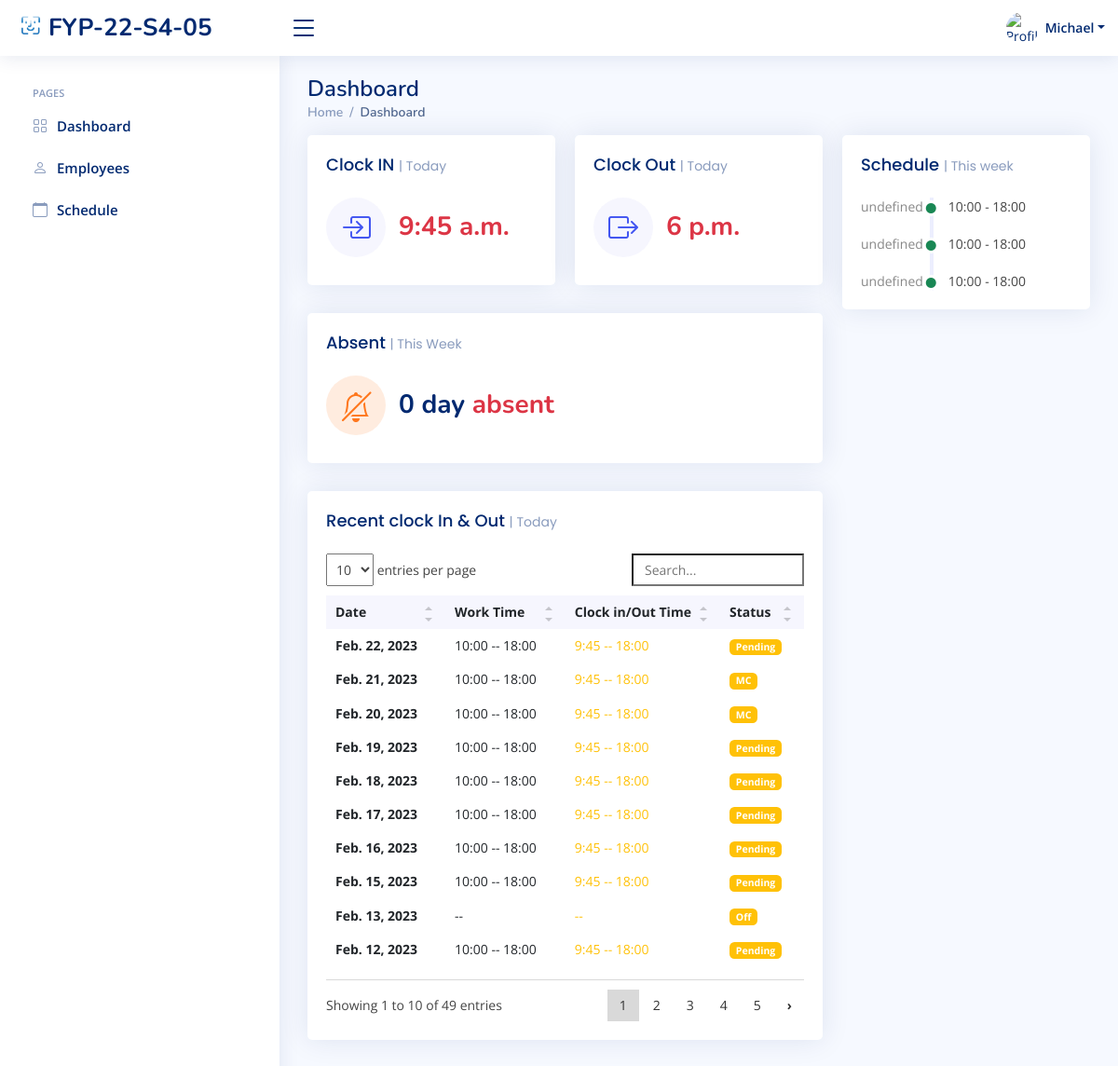
Before: /sys_admin/home/ (signed in) with the older database file.
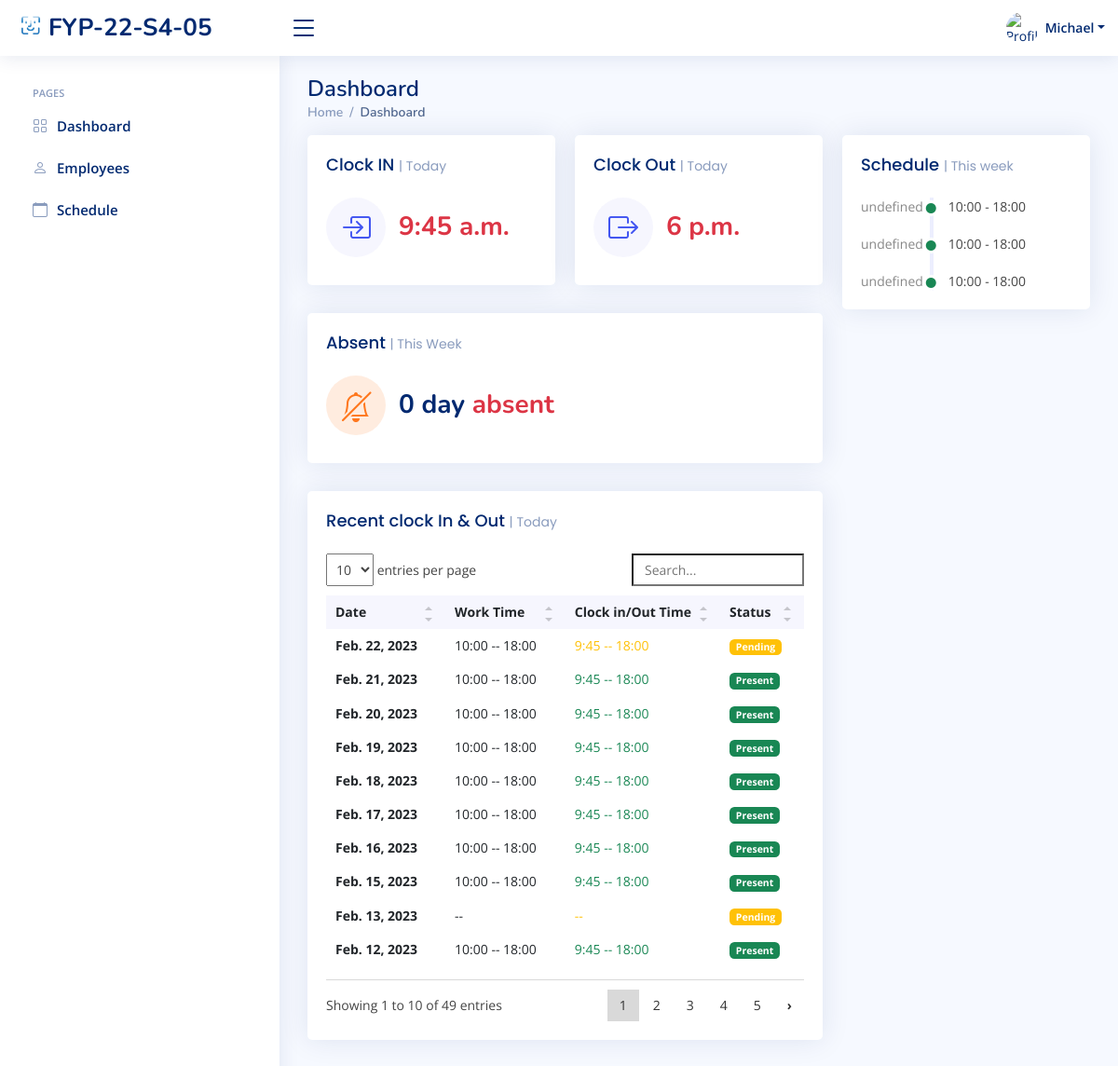
After: the same page with the newer database file.
### index/models.py (models this page shows, shortened)
class Employee(models.Model):
	Employee_ID = models.IntegerField(primary_key=True)
	Full_Name = models.CharField(max_length=100)
	Job_Title = models.CharField(max_length=100)
	Phone_Number = models.CharField(max_length=100)
	salt = models.CharField(max_length=50, null=True)
	Email_Address = models.EmailField()
	Role = models.ForeignKey(Role, on_delete=models.CASCADE)
	Profile_Image = models.ImageField(null=True,blank=True, upload_to='profile_pics/')
	Password = models.CharField(max_length=256)
	Start_Date = models.DateField(auto_now_add=True)

class WorkSchedule(models.Model):
	WorkSchedule_id = models.BigAutoField(primary_key=True)
	Employee = models.ForeignKey(Employee,on_delete=models.CASCADE)
	InTime = models.TimeField(max_length=256, null=True, blank=True)
	OutTime = models.TimeField(max_length=256, null=True, blank=True)
	Mark = models.CharField(max_length=256,null=True)
	StartDate = models.DateField()
	StartTime = models.TimeField(null=True)
	EndTime = models.TimeField(null=True)
	class Meta:
		db_table = 'WorkSchedule'

### index/views/sys_admin.py (the view)
# urls.py: path('sys_admin/home/', sys_admin.sys_admin_home, name='sys_admin_home'),
def sys_admin_home(request):
	dt = datetime.strptime(currentDate, '%Y-%m-%d')
	start = dt - timedelta(days=dt.weekday())
	end = start + timedelta(days=6)
	startDate = start.strftime('%Y-%m-%d')
	endDate = end.strftime('%Y-%m-%d')
	Title = 'Admin Home Page'
	if 'Employee_ID' in request.session:
		fourdates = date.today() - timedelta(days=4)
		currentEmployee = Employee.objects.get(Employee_ID=request.session['Employee_ID'])
		CheckIn = ''
		CheckOut = ''
		Marklist = ['off', 'mc']
		CheckValues = WorkSchedule.objects.filter(Employee_id=request.session['Employee_ID']).filter(
			StartDate=currentDate)
		if CheckValues.exists():
			AttenCheck = WorkSchedule.objects.get(Employee_id=request.session['Employee_ID'], StartDate=currentDate)
			if AttenCheck.Mark.lower() != 'off' or AttenCheck.Mark.lower() != 'mc':
				if AttenCheck.InTime is None and AttenCheck.OutTime is not None:
					CheckIn = "Pending"
					CheckOut = AttenCheck.OutTime
				elif AttenCheck.OutTime is None and AttenCheck.InTime is not None:
					CheckIn = AttenCheck.InTime
					CheckOut = "Pending"
				elif AttenCheck.InTime is None and AttenCheck.OutTime is None:
					CheckOut = "Pending"
					CheckIn = "Pending"
				else:
					CheckIn = AttenCheck.InTime
					CheckOut = AttenCheck.OutTime
			else:
				CheckIn = 'OFF'
				CheckOut = 'OFF'
		scheduleWeek = WorkSchedule.objects.filter(Employee_id=request.session['Employee_ID'], StartDate__lte=endDate,
												   StartDate__gte=startDate, StartTime__isnull=False,
												   EndTime__isnull=False).order_by('StartDate')
		CountAsent = WorkSchedule.objects.filter(Employee_id=request.session['Employee_ID'],
												 StartDate__lte=currentDate, StartDate__gte=startDate).filter(
			Mark='Absent').count()
		RecentData = WorkSchedule.objects.filter(Employee_id=request.session['Employee_ID'],
												 StartDate__lte=currentDate).order_by("-StartDate")
		context = {
			'Role': currentEmployee.Role.Role_ID,
			'Employee_ID': currentEmployee.Employee_ID,
			'Full_Name': currentEmployee.Full_Name,
			'Job_Title': currentEmployee.Job_Title,
			'PFP': currentEmployee.Profile_Image.url,
			'Redata': RecentData,
			'ScheduleWeek': scheduleWeek,
			'count': CountAsent,
			'CheckIn': CheckIn,
			'CheckOut': CheckOut,
			'title': Title,
		}
		return render(request, 'sys_admin/sys_admin_home.html', context)
	else:
		messages.error(request, 'Please login first')
		return redirect('login')

### templates/sys_admin/sys_admin_home.html (shortened to what this page needs)
{% extends "index/base.html" %}
{% load static %}
{% block content %}
{% include 'sys_admin/sys_admin_base.html'%}
  <main id="main" class="main">
    <div class="pagetitle">
      <h1>Dashboard</h1>
      <nav>
        <ol class="breadcrumb">
          <li class="breadcrumb-item"><a href="{% url 'sys_admin_home' %}">Home</a></li>
          <li class="breadcrumb-item active">Dashboard</li>
        </ol>
      </nav>
    </div>
    <section class="section dashboard">
      <div class="row">
        <div class="col-lg-8">
          <div class="row">
            <div class="col-xxl-4 col-md-6">
              <div class="card info-card sales-card">
                <div class="card-body">
                  <h5 class="card-title">Clock IN <span>| Today</span></h5>
                  <div class="d-flex align-items-center">
                    <div class="card-icon rounded-circle d-flex align-items-center justify-content-center">
                      <i class="bi bi-box-arrow-in-right"></i>
                    </div>
                    <div class="ps-3">
                      {% if CheckIn in 'Present'  %}
                     <h6 class="text-success">{{ CheckIn }}</h6>
                        {% elif CheckIn in 'Pending' %}
                         <h6 class="text-warning">{{ CheckIn }}</h6>
                         {% else %}
                         <h6 class="text-danger">{{ CheckIn }}</h6>
                        {% endif %}
                    </div>
                  </div>
                </div>
              </div>
            </div>
            <div class="col-xxl-4 col-md-6">
              <div class="card info-card sales-card">
                <div class="card-body">
                  <h5 class="card-title">Clock Out <span>| Today</span></h5>
                  <div class="d-flex align-items-center">
                    <div class="card-icon rounded-circle d-flex align-items-center justify-content-center">
                      <i class="bi bi-box-arrow-right"></i>
                    </div>
                    <div class="ps-3">
                      {% if Ad.Mark in 'Present' %}
                      <h6 class="text-success">{{ CheckOut }}</h6>
                     {% elif CheckOut in 'Pending' %}
                     <h6 class="text-warning">{{ CheckOut }}</h6>
                     {% else %}
                     <h6 class="text-danger">{{ CheckOut }}</h6>
                    {% endif %}
                    </div>
                  </div>
                </div>
              </div>
            </div>
            <div class="col-xxl-4 col-xl-12">
              <div class="card info-card customers-card">
                <div class="card-body">
                  <h5 class="card-title">Absent <span>| This Week</span></h5>
                  <div class="d-flex align-items-center">
                    <div class="card-icon rounded-circle d-flex align-items-center justify-content-center">
                      <i class="bi bi-bell-slash"></i>
                    </div>
                    <div class="ps-3">
                      <h6>{{ count}} day <span class="text-danger">absent</span></h6>
                    </div>
                  </div>
                </div>
              </div>
            </div>
            <div class="col-12">
              <div class="card recent-sales overflow-auto">
                <div class="card-body">
                  <h5 class="card-title">Recent clock In & Out <span>| Today</h5>
                  <table class="table table-borderless datatable">
                    <thead>
                      <tr>
                        <th scope="col">Date</th>
                        <th scope="col">Work Time</th>
                        <th scope="col">Clock in/Out Time</th>
                        <th scope="col">Status</th>
                      </tr>
                    </thead>
                    <tbody>
                      {% for Ad in Redata %}
                      <tr>
                        <th scope="row">{{ Ad.StartDate }}</th>
                        <td>{{ Ad.StartTime |date:"G:i"}}  --   {{ Ad.EndTime |date:"G:i"}}</td>
                        {% if Ad.Mark in 'Present' %}
                        <td><span class ="text-success">{{ Ad.InTime |date:"G:i" }}   --   {{ Ad.OutTime |date:"G:i" }}</span></td>
                        <td><span class="badge bg-success">{{ Ad.Mark }}</span></td>
                        {% elif Ad.Mark in 'Late' %}
                        <td><span class ="text-danger">{{ Ad.InTime |date:"G:i"}} </span>  --   {{ Ad.OutTime |date:"G:i"}}</td>
                        <td><span class="badge bg-success">{{ Ad.Mark }}</span></td>
                        {% elif Ad.Mark in 'Leave early' %}
                        <td>{{ Ad.InTime|date:"G:i" }}   --   <span class ="text-danger">{{ Ad.OutTime |date:"G:i"}} </span></td>
                        <td><span class="badge bg-danger">{{ Ad.Mark }}</span></td>
                        {% elif Ad.Mark in 'Pending' %}
                        <td><span class="text-warning">{{ Ad.InTime|date:"G:i" }}   --   {{ Ad.OutTime |date:"G:i"}}</span></td>
                        <td><span class="badge bg-warning">{{ Ad.Mark }}</span></td>
                            {% elif Ad.Mark in 'Off' %}
                        <td><span class="text-warning">{{ Ad.InTime|date:"G:i" }}   --   {{ Ad.OutTime |date:"G:i"}}</span></td>
                        <td><span class="badge bg-warning">{{ Ad.Mark }}</span></td>
                            {% elif Ad.Mark in 'MC' %}
                        <td><span class="text-warning">{{ Ad.InTime|date:"G:i" }}   --   {{ Ad.OutTime |date:"G:i"}}</span></td>
                        <td><span class="badge bg-warning">{{ Ad.Mark }}</span></td>
                        {% else %}
                        <td><span class ="text-danger">{{ Ad.InTime |date:"G:i"}}   --   {{ Ad.OutTime |date:"G:i"}}</span></td>
                        <td><span class="badge bg-danger">{{ Ad.Mark }}</span></td>
                        {% endif %}
                      </tr>
                      {% endfor %}
                    </tbody>
                  </table>
                </div>
              </div>
            </div>
          </div>
        </div>
        <div class="col-lg-4">
          <div class="card">
            <div class="card-body">
              <h5 class="card-title">Schedule <span>| This week</span></h5>
              <div class="activity" id="activity">
               {% for Ad in ScheduleWeek %}
                <div class="activity-item d-flex">
                  <div class="activite-label week{{ forloop.counter }}" ></div>
                        <i class='bi bi-circle-fill activity-badge text-success align-self-start'></i>
                        <div class="activity-content">
                        {{ Ad.StartTime |date:"G:i"}} - {{ Ad.EndTime |date:"G:i"}} &#12288;
                            </div>
                </div>
                 {% endfor %}
              </div>
            </div>
          </div>
        </div>
      </div>
    </section>
  </main>
{% endblock content %}

### templates/index/base.html (shortened to what this page needs)
{% load static %}
<!DOCTYPE html>
<html lang="en">
<head>
  <link href="{% static 'assets/vendor/bootstrap/css/bootstrap.min.css' %}" rel="stylesheet">
  <link href="{% static 'assets/vendor/bootstrap-icons/bootstrap-icons.css' %}" rel="stylesheet">
  <link href="{% static 'assets/vendor/boxicons/css/boxicons.min.css' %}" rel="stylesheet">
  <link href="{% static 'assets/vendor/quill/quill.snow.css' %}" rel="stylesheet">
  <link href="{% static 'assets/vendor/quill/quill.bubble.css' %}" rel="stylesheet">
  <link href="{% static 'assets/vendor/remixicon/remixicon.css' %}" rel="stylesheet">
  <link href="{% static 'assets/vendor/simple-datatables/style.css' %}" rel="stylesheet">
  <link href="https://cdnjs.cloudflare.com/ajax/libs/font-awesome/6.2.0/css/all.min.css" rel="stylesheet">
  <link href="{% static 'assets/vendor/fullcalender/css/fullcalendar.print.min.css' %}" rel='stylesheet' media='print' />
  <link href="{% static 'assets/vendor/fullcalender/css/fullcalendar.min.css' %}" rel="stylesheet" />
  <link href="{% static 'assets/vendor/semantic/semantic.min.css' %}" rel="stylesheet" />
</head>
<body>
  {% block content %}{% endblock content %}
 <link href="{% static 'assets/css/style.css' %}" rel="stylesheet">
</body>
</html>

### templates/sys_admin/sys_admin_base.html (shortened to what this page needs)
{% load static %}
  <header id="header" class="header fixed-top d-flex align-items-center">
    <div class="d-flex align-items-center justify-content-between">
      <a href="{% url 'sys_admin_home' %}" class="logo d-flex align-items-center">
        <img src="{% static 'assets/img/logo.png' %}" alt="">
        <span class="d-none d-lg-block">FYP-22-S4-05</span>
      </a>
      <i class="bi bi-list toggle-sidebar-btn"></i>
    </div>
    <nav class="header-nav ms-auto">
      <ul class="d-flex align-items-center">
        <li class="nav-item dropdown pe-3">
          <a class="nav-link nav-profile d-flex align-items-center pe-0" href="#" data-bs-toggle="dropdown">
            <img src="{{ PFP }}" alt="Profile" class="rounded-circle"  height="35" width="35">
            <span class="d-none d-md-block dropdown-toggle ps-2">{{ Full_Name }}</span>
          </a>
        </li>
      </ul>
    </nav>
  </header>
  <aside id="sidebar" class="sidebar">
    <ul class="sidebar-nav" id="sidebar-nav">
      <li class="nav-heading">Pages</li>
      <li class="nav-item">
        <a class="nav-link collapsed" href="{% url 'sys_admin_home' %}">
          <i class="bi bi-grid"></i>
          <span>Dashboard</span>
        </a>
      </li>
      <li class="nav-item">
        <a class="nav-link collapsed" href="{% url 'sys_admin_view_employees' %}">
          <i class="bi bi-person"></i>
          <span>Employees</span>
        </a>
      </li>
      <li class="nav-item">
        <a class="nav-link collapsed" href="{% url 'sys_admin_schedule' %}">
          <i class="bi bi-calendar"></i>
          <span>Schedule</span>
        </a>
      </li>
  </aside>

Changed rows visible on the page:
changed WorkSchedule "Feb. 21, 2023": Mark "MC" → "Present"
changed WorkSchedule "Feb. 20, 2023": Mark "MC" → "Present"
changed WorkSchedule "Feb. 19, 2023": Mark "Pending" → "Present"
changed WorkSchedule "Feb. 18, 2023": Mark "Pending" → "Present"
changed WorkSchedule "Feb. 17, 2023": Mark "Pending" → "Present"
changed WorkSchedule "Feb. 16, 2023": Mark "Pending" → "Present"
changed WorkSchedule "Feb. 15, 2023": Mark "Pending" → "Present"
changed WorkSchedule "Feb. 13, 2023": Mark "Off" → "Pending"
changed WorkSchedule "Feb. 12, 2023": Mark "Pending" → "Present"
